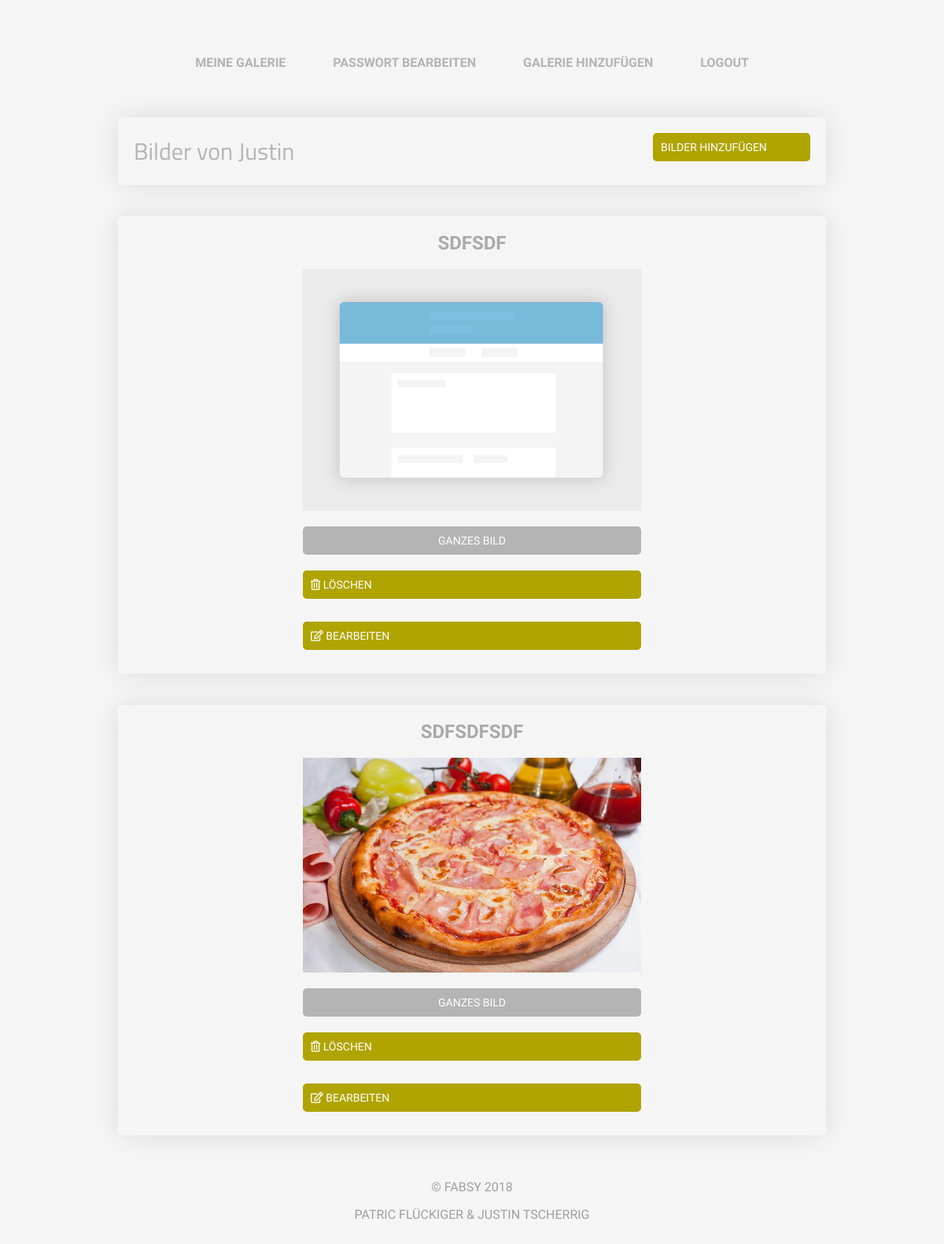
Screenshot of /bilder/anzeigen?id=25 (signed in) with the database file from the repository.
### tables this page shows
CREATE TABLE `galerie` (
  `id` int(11) NOT NULL,
  `galeriename` varchar(55) NOT NULL,
  `beschreibung` text NOT NULL,
  `bildpfad` varchar(255) NOT NULL,
  `global` int(11) NOT NULL,
  `u_id` int(11) NOT NULL
);

CREATE TABLE `bilder` (
  `id` int(11) NOT NULL,
  `beschreibung` text NOT NULL,
  `bildpfad` varchar(255) NOT NULL,
  `global` int(11) NOT NULL,
  `g_id` int(11) NOT NULL
);

### lib/View.php (called while the page is built, shortened)
<?php
class View
{
    private $viewfile;
    public function __construct($viewfile)
    {
        $this->viewfile = "./../view/$viewfile.php";
    }
    public function display()
    {
        require './../view/header.php';
        require $this->viewfile;
        require './../view/footer.php';
    }
}

### controller/BilderController.php (called while the page is built, shortened)
<?php
require_once '../repository/BilderRepository.php';
class BilderController
{
    public function anzeigen(){
        $bilderRepository = new BilderRepository();
        $galerieRepository = new GalerieRepository();
        $view = new View('Bilder_anzeigen');
        $view->heading = 'Bilder';
        $view->title = 'Bilder';
        if(isset($_SESSION['user_id'])) {
            if(isset($_GET['id'])) {
                $g_id = $_GET['id'];
                $view->galerie = $galerieRepository->readById($g_id);
                $view->g_id = $g_id;
                $view->bilder = $bilderRepository->readAllb($g_id);
            }
        }
        $view->display();
    }
}

### lib/Dispatcher.php (called while the page is built, shortened)
<?php
class Dispatcher
{
    public static function dispatch()
    {
        $uri = $_SERVER['REQUEST_URI'];
        $uri = strtok($uri, '?');
        $uri = trim($uri, '/');
        $uriFragments = explode('/', $uri);
        $method = 'index';
        if (!empty($uriFragments[1])) {
            $method = $uriFragments[1];
        }
        $controller = new $controllerName();
        $controller->$method();
    }
}

### public/index.php (called while the page is built, shortened)
<?php
require_once '../lib/Dispatcher.php';
require_once '../lib/View.php';
$dispatcher = new Dispatcher();
$dispatcher->dispatch();

### config.php (called while the page is built)
<?php
return array(
    'database' => array(
        'host'     => 'localhost',
        'username' => 'root',
        'password' => 'gibbiX12345',
        'database' => 'bilderdb',
    ),
);

### lib/ConnectionHandler.php (called while the page is built, shortened)
<?php
class ConnectionHandler
{
    private static $connection = null;
    public static function getConnection()
    {
        if (self::$connection === null) {
            $config = require '../config.php';
            $host = $config['database']['host'];
            $username = $config['database']['username'];
            $password = $config['database']['password'];
            $database = $config['database']['database'];
            self::$connection = new MySQLi($host, $username, $password, $database);
            self::$connection->set_charset('utf8');
        }
        return self::$connection;
    }
}

### lib/Repository.php (called while the page is built, shortened)
<?php
require_once 'ConnectionHandler.php';
class Repository
{
    protected $tableName = null;
    public function readById($id)
    {
        $query = "SELECT * FROM {$this->tableName} WHERE id=?";
        $statement = ConnectionHandler::getConnection()->prepare($query);
        $statement->bind_param('i', $id);
        $statement->execute();
        $result = $statement->get_result();
        $row = $result->fetch_object();
        return $row;
    }
}

### repository/BilderRepository.php (called while the page is built, shortened)
<?php
require_once '../lib/Repository.php';
class BilderRepository extends Repository
{
    protected $tableName = 'bilder';
    public function readAllb($g_id)
    {
        $query = "SELECT * FROM {$this->tableName} WHERE g_id=?";
        $statement = ConnectionHandler::getConnection()->prepare($query);
        $statement->bind_param('i', $g_id);
        $statement->execute();
        $result = $statement->get_result();
        $rows = array();
        while ($row = $result->fetch_object()) {
            $rows[] = $row;
        }
        return $rows;
    }
}

### view/bilder_anzeigen.php (the view)
<?php if(isset($_SESSION['user_id'])):
if(!isset($_GET['id'])): ?>
    <div class="content">
        <h3 class="u_titel">Diese Galerie hat noch keine Bilder!</h3>
    </div>
<?php else: ?>
<div class="content">
    <span class="titel"><?=($heading); ?> von <?=($galerie->galeriename); ?></span>
    <a title="bilder" href="/bilder/add?id=<?=$g_id?>"><div style="float: right; width: 200px;" class="submitForm">Bilder hinzufügen</div></a>
</div>
<?php if (empty($bilder)): ?>
        <div class="content">
            <h3 class="u_titel">Diese Galerie hat noch keine Bilder!</h3>
        </div>
<?php else:?>
    <?php foreach ($bilder as $bild): ?>
            <?php $endpfad = "/$bild->bildpfad"?>
        <div class="content">
            <h2 class="u_titel_bilder"><?=($bild->beschreibung); ?></h2>
            <br>
            <div class="spielerBild">
                <img src="<?= $endpfad;?>">
            </div>
            <div class="contentcrud">
                <a target="_blank" href="<?= $endpfad;?>" id="bottle" ><button class="myBtn"><div style="width: 100%;"></div>Ganzes Bild</button></a>
                <a href="/bilder/delete?bid=<?=$bild->id?>&id=<?=$galerie->id;?>"><div style="width: 100%;" class="submitForm"><i class="far fa-trash-alt"></i> Löschen</div></a>                <br/>
                <a href="/bilder/update?bid=<?=$bild->id?>&id=<?=$galerie->id;?>"><div style="width: 100%;" class="submitForm"><i class="far fa-edit"></i> Bearbeiten</div></a>
            </div>
        </div>
    <?php endforeach ?>
<?php endif;?>
<?php endif; ?>
<?php else: ?>
<div class="content">
    <h2 class="u_titel">Du bist nicht eingeloggt!</h2>
</div>
<?php endif; ?>

### public/css/style.css (style rules this page uses)
body { margin: 0; background-color: rgb(245,245,245); font-family: 'arimo', sans-serif; }
a { text-decoration: none; }
h1,h2,h3,h4,h5,h6 { padding: 0; margin: 0; }
.titel { font-family: 'Titillium Web'; font-size: 30px; color: rgb(180,180,180); margin-bottom: 30px; }
.content { margin-top: 40px; width: 860px; margin: 0 auto 40px; padding: 20px; color: rgb(80,80,80); -webkit-border-radius: 5px; -moz-border-radius: 5px; border-radius: 5px; box-shadow: 0px 0px 35px 0px rgba(0,0,0,0.1); }
.contentcrud { width: 50%; margin: auto; margin-top: 20px; }
.content img { max-width: 50%; height: auto; text-align: center; display: block; margin-right: auto; margin-left: auto; }
.submitForm { border: 2px rgb(180,180,180); color: white; background-color: rgb(175, 164, 0); font-family: 'arimo', sans-serif; font-size: 14px; text-transform: uppercase; width: 100%; -webkit-box-sizing: border-box; -moz-box-sizing: border-box; box-sizing: border-box; padding: 10px; cursor: pointer; outline: none; border-radius: 5px; text-decoration: none; margin-bottom: 10px; }
.u_titel_bilder { text-transform: uppercase; color: rgb(170,170,170); font-weight: bold; text-align: center; }
.myBtn { border: 2px rgb(180,180,180); color: white; background-color: rgb(180,180,180); font-family: 'arimo', sans-serif; font-size: 14px; text-transform: uppercase; width: 100%; -webkit-box-sizing: border-box; -moz-box-sizing: border-box; box-sizing: border-box; padding: 10px; cursor: pointer; outline: none; border-radius: 5px; text-decoration: none; margin-bottom: 20px; }

### rows the page displays
galerie: galeriename "Justin"
bilder: beschreibung "SDFSDF", bildpfad (picture)
bilder: beschreibung "SDFSDFSDF", bildpfad (picture)

### other values shown
$heading "Bilder"
